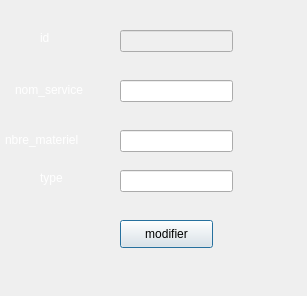
<?xml version="1.0" encoding="UTF-8"?>
<ui version="4.0">
 <class>modifiers</class>
 <widget class="QDialog" name="modifiers">
  <property name="geometry">
   <rect>
    <x>0</x>
    <y>0</y>
    <width>307</width>
    <height>296</height>
   </rect>
  </property>
  <property name="windowTitle">
   <string>Modifier Service</string>
  </property>
  <property name="windowIcon">
   <iconset>
    <normaloff>../../Desktop/New folder/favicon.ico</normaloff>../../Desktop/New folder/favicon.ico</iconset>
  </property>
  <property name="styleSheet">
   <string notr="true">border-image: url(:/images/label.png);</string>
  </property>
  <widget class="QLabel" name="label">
   <property name="geometry">
    <rect>
     <x>40</x>
     <y>30</y>
     <width>56</width>
     <height>16</height>
    </rect>
   </property>
   <property name="styleSheet">
    <string notr="true">border-image:rgb(255, 255, 255);
color:rgb(255, 255, 255)</string>
   </property>
   <property name="text">
    <string>id</string>
   </property>
  </widget>
  <widget class="QLabel" name="label_3">
   <property name="geometry">
    <rect>
     <x>5</x>
     <y>130</y>
     <width>91</width>
     <height>20</height>
    </rect>
   </property>
   <property name="styleSheet">
    <string notr="true">border-image:rgb(255, 255, 255);
color:rgb(255, 255, 255)</string>
   </property>
   <property name="text">
    <string>nbre_materiel</string>
   </property>
  </widget>
  <widget class="QLineEdit" name="type2">
   <property name="geometry">
    <rect>
     <x>120</x>
     <y>170</y>
     <width>113</width>
     <height>22</height>
    </rect>
   </property>
   <property name="styleSheet">
    <string notr="true">border-image:rgb(255, 255, 255)</string>
   </property>
  </widget>
  <widget class="QPushButton" name="modifierservices">
   <property name="geometry">
    <rect>
     <x>120</x>
     <y>220</y>
     <width>93</width>
     <height>28</height>
    </rect>
   </property>
   <property name="styleSheet">
    <string notr="true">border-image:url(:/images/modif.png)</string>
   </property>
   <property name="text">
    <string>modifier</string>
   </property>
  </widget>
  <widget class="QLineEdit" name="nbre_materiel2">
   <property name="geometry">
    <rect>
     <x>120</x>
     <y>130</y>
     <width>113</width>
     <height>22</height>
    </rect>
   </property>
   <property name="styleSheet">
    <string notr="true">border-image:rgb(255, 255, 255)</string>
   </property>
  </widget>
  <widget class="QLineEdit" name="nom_service2">
   <property name="geometry">
    <rect>
     <x>120</x>
     <y>80</y>
     <width>113</width>
     <height>22</height>
    </rect>
   </property>
   <property name="styleSheet">
    <string notr="true">border-image:rgb(255, 255, 255)</string>
   </property>
  </widget>
  <widget class="QLabel" name="label_2">
   <property name="geometry">
    <rect>
     <x>15</x>
     <y>80</y>
     <width>81</width>
     <height>20</height>
    </rect>
   </property>
   <property name="styleSheet">
    <string notr="true">border-image:rgb(255, 255, 255);
color:rgb(255, 255, 255)</string>
   </property>
   <property name="text">
    <string>nom_service</string>
   </property>
  </widget>
  <widget class="QLineEdit" name="id_service2">
   <property name="enabled">
    <bool>false</bool>
   </property>
   <property name="geometry">
    <rect>
     <x>120</x>
     <y>30</y>
     <width>113</width>
     <height>22</height>
    </rect>
   </property>
   <property name="styleSheet">
    <string notr="true">border-image:rgb(255, 255, 255)</string>
   </property>
  </widget>
  <widget class="QLabel" name="label_4">
   <property name="geometry">
    <rect>
     <x>40</x>
     <y>170</y>
     <width>56</width>
     <height>16</height>
    </rect>
   </property>
   <property name="styleSheet">
    <string notr="true">border-image:rgb(255, 255, 255);
color:rgb(255, 255, 255)</string>
   </property>
   <property name="text">
    <string>type</string>
   </property>
  </widget>
 </widget>
 <resources/>
 <connections/>
</ui>
